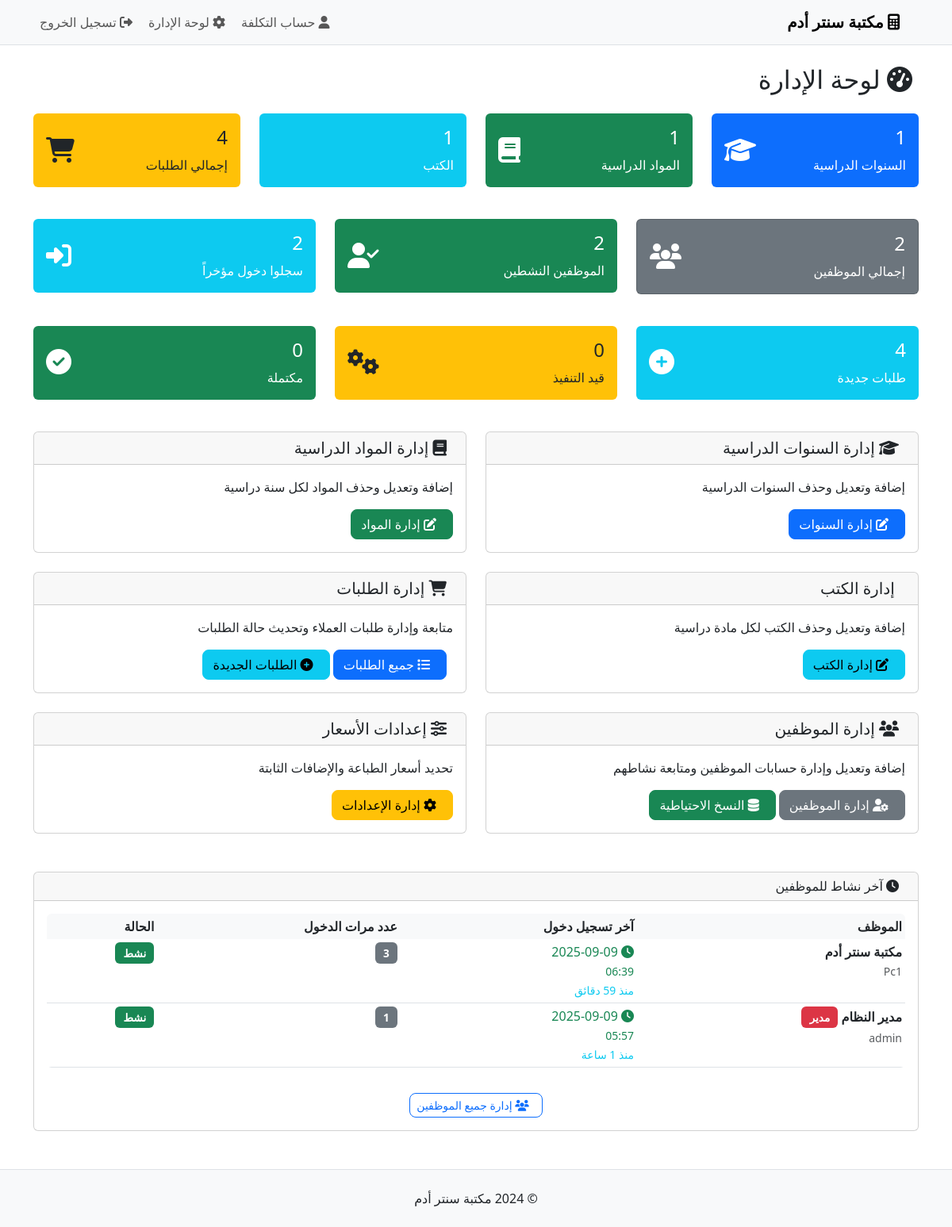
Screenshot of /admin (signed in) with the database file from the repository.
### models.py (models this page shows, shortened)
class Employee(db.Model):
    __tablename__ = 'employees'
    id = Column(Integer, primary_key=True)
    username = Column(String(80), unique=True, nullable=False)
    password = Column(String(255), nullable=False)
    full_name = Column(String(100), nullable=False)
    phone = Column(String(20))
    is_active = Column(Boolean, default=True)
    created_at = Column(DateTime, default=datetime.utcnow)
    last_login = Column(DateTime, nullable=True)
    login_count = Column(Integer, default=0)

### routes.py (the view)
@app.route('/admin')
@admin_required
def admin_dashboard():
    years_count = AcademicYear.query.count()
    subjects_count = Subject.query.count()
    books_count = Book.query.count()
    total_orders = Order.query.count()
    new_orders = Order.query.filter_by(status='new').count()
    in_progress_orders = Order.query.filter_by(status='in_progress').count()
    completed_orders = Order.query.filter_by(status='completed').count()
    total_employees = Employee.query.count()
    active_employees = Employee.query.filter_by(is_active=True).count()
    recent_employees = Employee.query.filter(Employee.last_login.isnot(None)).order_by(Employee.last_login.desc()).limit(5).all()
    return render_template('admin/dashboard.html',
                         years_count=years_count,
                         subjects_count=subjects_count,
                         books_count=books_count,
                         total_orders=total_orders,
                         new_orders=new_orders,
                         in_progress_orders=in_progress_orders,
                         completed_orders=completed_orders,
                         total_employees=total_employees,
                         active_employees=active_employees,
                         recent_employees=recent_employees,
                         employee_name=session.get('employee_name', 'الموظف'))

### templates/admin/dashboard.html (shortened to what this page needs)
{% extends "base.html" %}
{% block content %}
<div class="row">
    <div class="col-12">
        <h2 class="mb-4">
            <i class="fas fa-tachometer-alt me-2"></i>
            لوحة الإدارة
        </h2>
    </div>
</div>
<div class="row mb-4">
    <div class="col-md-3 mb-3">
        <div class="card bg-primary text-white">
            <div class="card-body">
                <div class="d-flex justify-content-between">
                    <div>
                        <h4>{{ years_count }}</h4>
                        <p class="mb-0">السنوات الدراسية</p>
                    </div>
                    <div class="align-self-center">
                        <i class="fas fa-graduation-cap fa-2x"></i>
                    </div>
                </div>
            </div>
        </div>
    </div>
    <div class="col-md-3 mb-3">
        <div class="card bg-success text-white">
            <div class="card-body">
                <div class="d-flex justify-content-between">
                    <div>
                        <h4>{{ subjects_count }}</h4>
                        <p class="mb-0">المواد الدراسية</p>
                    </div>
                    <div class="align-self-center">
                        <i class="fas fa-book fa-2x"></i>
                    </div>
                </div>
            </div>
        </div>
    </div>
    <div class="col-md-3 mb-3">
        <div class="card bg-info text-white">
            <div class="card-body">
                <div class="d-flex justify-content-between">
                    <div>
                        <h4>{{ books_count }}</h4>
                        <p class="mb-0">الكتب</p>
                    </div>
                </div>
            </div>
        </div>
    </div>
    <div class="col-md-3 mb-3">
        <div class="card bg-warning text-dark">
            <div class="card-body">
                <div class="d-flex justify-content-between">
                    <div>
                        <h4>{{ total_orders or 0 }}</h4>
                        <p class="mb-0">إجمالي الطلبات</p>
                    </div>
                    <div class="align-self-center">
                        <i class="fas fa-shopping-cart fa-2x"></i>
                    </div>
                </div>
            </div>
        </div>
    </div>
</div>
<div class="row mb-4">
    <div class="col-md-4 mb-3">
        <div class="card bg-secondary text-white">
            <div class="card-body">
                <div class="d-flex justify-content-between">
                    <div>
                        <h4>{{ total_employees or 0 }}</h4>
                        <p class="mb-0">إجمالي الموظفين</p>
                    </div>
                    <div class="align-self-center">
                        <i class="fas fa-users fa-2x"></i>
                    </div>
                </div>
            </div>
        </div>
    </div>
    <div class="col-md-4 mb-3">
        <div class="card bg-success text-white">
            <div class="card-body">
                <div class="d-flex justify-content-between">
                    <div>
                        <h4>{{ active_employees or 0 }}</h4>
                        <p class="mb-0">الموظفين النشطين</p>
                    </div>
                    <div class="align-self-center">
                        <i class="fas fa-user-check fa-2x"></i>
                    </div>
                </div>
            </div>
        </div>
    </div>
    <div class="col-md-4 mb-3">
        <div class="card bg-info text-white">
            <div class="card-body">
                <div class="d-flex justify-content-between">
                    <div>
                        <h4>{{ recent_employees|length or 0 }}</h4>
                        <p class="mb-0">سجلوا دخول مؤخراً</p>
                    </div>
                    <div class="align-self-center">
                        <i class="fas fa-sign-in-alt fa-2x"></i>
                    </div>
                </div>
            </div>
        </div>
    </div>
</div>
<div class="row mb-4">
    <div class="col-md-4 mb-3">
        <div class="card bg-info text-white">
            <div class="card-body">
                <div class="d-flex justify-content-between">
                    <div>
                        <h4>{{ new_orders or 0 }}</h4>
                        <p class="mb-0">طلبات جديدة</p>
                    </div>
                    <div class="align-self-center">
                        <i class="fas fa-plus-circle fa-2x"></i>
                    </div>
                </div>
            </div>
        </div>
    </div>
    <div class="col-md-4 mb-3">
        <div class="card bg-warning text-dark">
            <div class="card-body">
                <div class="d-flex justify-content-between">
                    <div>
                        <h4>{{ in_progress_orders or 0 }}</h4>
                        <p class="mb-0">قيد التنفيذ</p>
                    </div>
                    <div class="align-self-center">
                        <i class="fas fa-cogs fa-2x"></i>
                    </div>
                </div>
            </div>
        </div>
    </div>
    <div class="col-md-4 mb-3">
        <div class="card bg-success text-white">
            <div class="card-body">
                <div class="d-flex justify-content-between">
                    <div>
                        <h4>{{ completed_orders or 0 }}</h4>
                        <p class="mb-0">مكتملة</p>
                    </div>
                    <div class="align-self-center">
                        <i class="fas fa-check-circle fa-2x"></i>
                    </div>
                </div>
            </div>
        </div>
    </div>
</div>
<div class="row">
    <div class="col-md-6 mb-4">
        <div class="card">
            <div class="card-header">
                <h5 class="mb-0">
                    <i class="fas fa-graduation-cap me-2"></i>
                    إدارة السنوات الدراسية
                </h5>
            </div>
            <div class="card-body">
                <p class="card-text">إضافة وتعديل وحذف السنوات الدراسية</p>
                <a href="{{ url_for('admin_years') }}" class="btn btn-primary">
                    <i class="fas fa-edit me-2"></i>
                    إدارة السنوات
                </a>
            </div>
        </div>
    </div>
    <div class="col-md-6 mb-4">
        <div class="card">
            <div class="card-header">
                <h5 class="mb-0">
                    <i class="fas fa-book me-2"></i>
                    إدارة المواد الدراسية
                </h5>
            </div>
            <div class="card-body">
                <p class="card-text">إضافة وتعديل وحذف المواد لكل سنة دراسية</p>
                <a href="{{ url_for('admin_subjects') }}" class="btn btn-success">
                    <i class="fas fa-edit me-2"></i>
                    إدارة المواد
                </a>
            </div>
        </div>
    </div>
    <div class="col-md-6 mb-4">
        <div class="card">
            <div class="card-header">
                <h5 class="mb-0">
                    إدارة الكتب
                </h5>
            </div>
            <div class="card-body">
                <p class="card-text">إضافة وتعديل وحذف الكتب لكل مادة دراسية</p>
                <a href="{{ url_for('admin_books') }}" class="btn btn-info">
                    <i class="fas fa-edit me-2"></i>
                    إدارة الكتب
                </a>
            </div>
        </div>
    </div>
    <div class="col-md-6 mb-4">
        <div class="card">
            <div class="card-header">
                <h5 class="mb-0">
                    <i class="fas fa-shopping-cart me-2"></i>
                    إدارة الطلبات
                </h5>
            </div>
            <div class="card-body">
                <p class="card-text">متابعة وإدارة طلبات العملاء وتحديث حالة الطلبات</p>
                <a href="{{ url_for('admin_orders') }}" class="btn btn-primary me-2">
                    <i class="fas fa-list me-2"></i>
                    جميع الطلبات
                </a>
                <a href="{{ url_for('admin_orders', status='new') }}" class="btn btn-info">
                    <i class="fas fa-plus-circle me-2"></i>
                    الطلبات الجديدة
                </a>
            </div>
        </div>
    </div>
    <div class="col-md-6 mb-4">
        <div class="card">
            <div class="card-header">
                <h5 class="mb-0">
                    <i class="fas fa-users me-2"></i>
                    إدارة الموظفين
                </h5>
            </div>
            <div class="card-body">
                <p class="card-text">إضافة وتعديل وإدارة حسابات الموظفين ومتابعة نشاطهم</p>
                <a href="{{ url_for('admin_employees') }}" class="btn btn-secondary">
                    <i class="fas fa-user-cog me-2"></i>
                    إدارة الموظفين
                </a>
                <a href="{{ url_for('admin_backup') }}" class="btn btn-success ms-2">
                    <i class="fas fa-database me-2"></i>
                    النسخ الاحتياطية
                </a>
            </div>
        </div>
    </div>
    <div class="col-md-6 mb-4">
        <div class="card">
            <div class="card-header">
                <h5 class="mb-0">
                    <i class="fas fa-sliders-h me-2"></i>
                    إعدادات الأسعار
                </h5>
            </div>
            <div class="card-body">
                <p class="card-text">تحديد أسعار الطباعة والإضافات الثابتة</p>
                <a href="{{ url_for('admin_settings') }}" class="btn btn-warning">
                    <i class="fas fa-cog me-2"></i>
                    إدارة الإعدادات
                </a>
            </div>
        </div>
    </div>
</div>
{% if recent_employees %}
<div class="row mt-4">
    <div class="col-12">
        <div class="card">
            <div class="card-header">
                <h6 class="mb-0">
                    <i class="fas fa-clock me-2"></i>
                    آخر نشاط للموظفين
                </h6>
            </div>
            <div class="card-body">
                <div class="table-responsive">
                    <table class="table table-sm table-hover">
                        <thead>
                            <tr>
                                <th>الموظف</th>
                                <th>آخر تسجيل دخول</th>
                                <th>عدد مرات الدخول</th>
                                <th>الحالة</th>
                            </tr>
                        </thead>
                        <tbody>
                            {% for employee in recent_employees %}
                            <tr>
                                <td>
                                    <strong>{{ employee.full_name }}</strong>
                                    {% if employee.username == 'admin' %}
                                    <span class="badge bg-danger ms-1">مدير</span>
                                    {% endif %}
                                    <br>
                                    <small class="text-muted">{{ employee.username }}</small>
                                </td>
                                <td>
                                    {% if employee.last_login %}
                                    <span class="text-success">
                                        <i class="fas fa-clock"></i>
                                        {{ employee.last_login|cairo_datetime('%Y-%m-%d') }}<br>
                                        <small>{{ employee.last_login|cairo_datetime('%H:%M') }}</small>
                                    </span>
                                    <br><small class="text-info">{{ employee.last_login|relative_time }}</small>
                                    {% else %}
                                    <span class="text-muted">لم يسجل دخول بعد</span>
                                    {% endif %}
                                </td>
                                <td>
                                    <span class="badge bg-secondary">{{ employee.login_count or 0 }}</span>
                                </td>
                                <td>
                                    {% if employee.is_active %}
                                    <span class="badge bg-success">نشط</span>
                                    {% else %}
                                    <span class="badge bg-secondary">معطل</span>
                                    {% endif %}
                                </td>
                            </tr>
                            {% endfor %}
                        </tbody>
                    </table>
                </div>
                <div class="text-center mt-3">
                    <a href="{{ url_for('admin_employees') }}" class="btn btn-outline-primary btn-sm">
                        <i class="fas fa-users me-2"></i>
                        إدارة جميع الموظفين
                    </a>
                </div>
            </div>
        </div>
    </div>
</div>
{% endif %}
{% endblock %}

### rows the page displays
Employee: full_name "مكتبة سنتر أدم", username "Pc1", last_login|cairo_datetime "2025-09-09", last_login|cairo_datetime "06:39", last_login|relative_time "منذ 59 دقائق", login_count "3", is_active "نشط"
Employee: full_name "مدير النظام", username "admin", last_login|cairo_datetime "2025-09-09", last_login|cairo_datetime "05:57", last_login|relative_time "منذ 1 ساعة", login_count "1", is_active "نشط"

### other values shown
{{ years_count }} "1"
{{ subjects_count }} "1"
{{ books_count }} "1"
{{ total_orders or 0 }} "4"
{{ total_employees or 0 }} "2"
{{ active_employees or 0 }} "2"
{{ recent_employees|length or 0 }} "2"
{{ new_orders or 0 }} "4"
{{ in_progress_orders or 0 }} "0"
{{ completed_orders or 0 }} "0"
